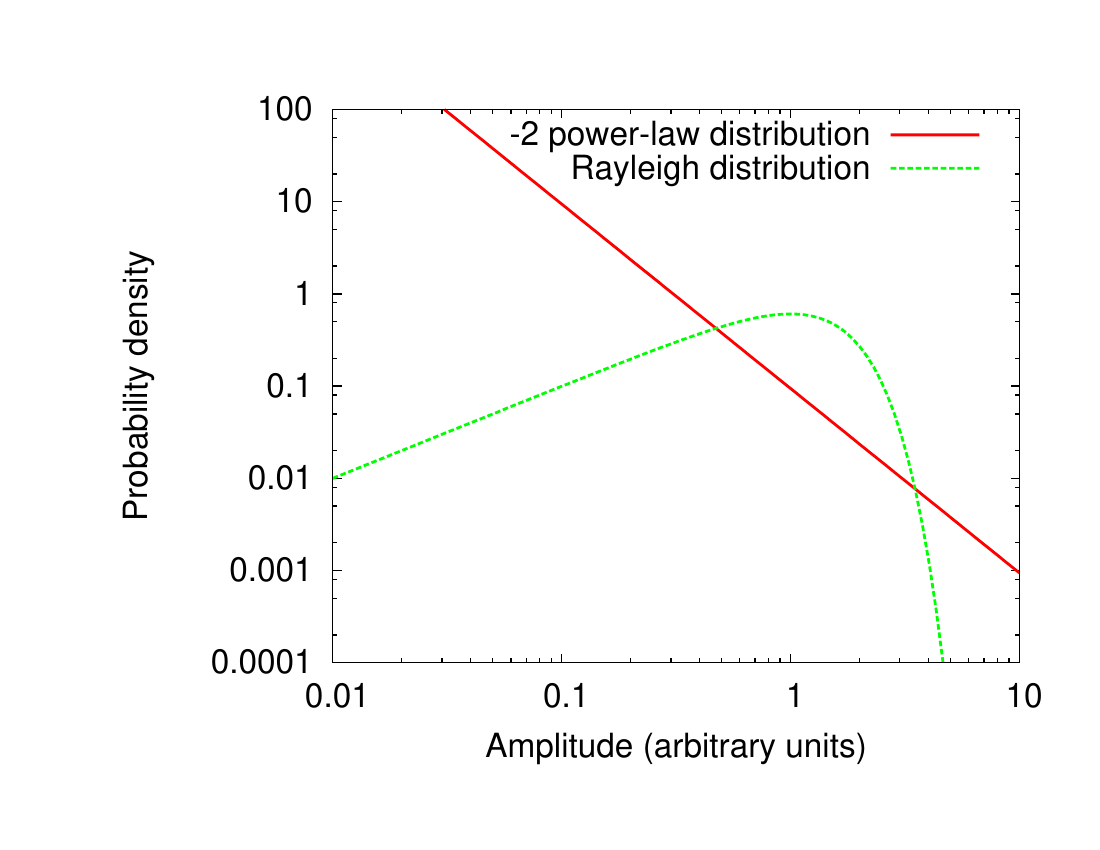

This chart was generated by the following gnuplot code:
set term postscript enhanced color font "Helvetica,24"
set log x
set log y
set xrange [0.01:10]
set yrange [0.0001:100]
set xlabel "Amplitude (arbitrary units)"
set ylabel "Probability density"
set output "plot-rayleigh-and-rfi.ps"
plot \
0.03 * 3.1415926535/(x**2) title "-2 power-law distribution" lw 4, \
x/1.0*exp(-(x**2)/2.0) title "Rayleigh distribution" lw 4